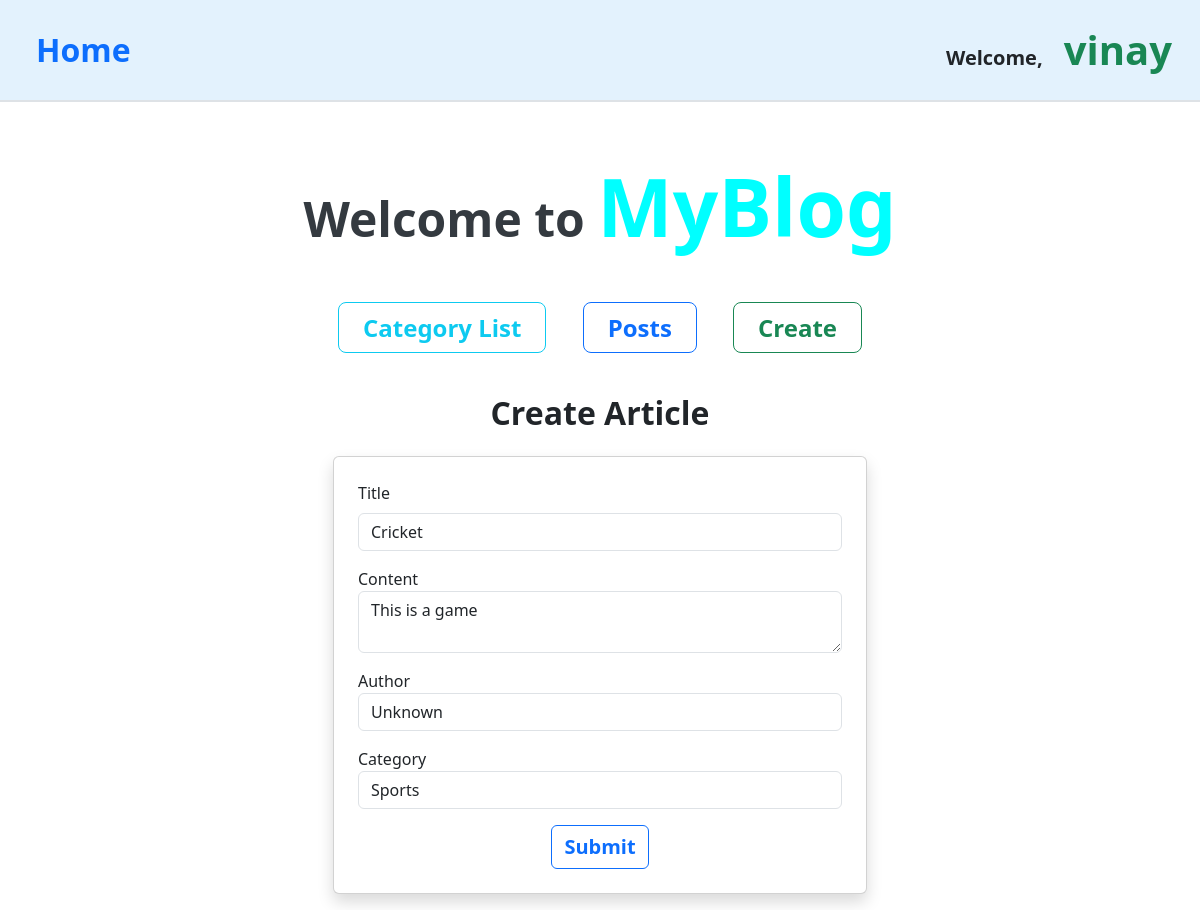
The page /articles/art_upd/31/ (signed in) on the database its author committed.
### articles/models.py (models this page shows, shortened)
class Article(models.Model):
    title=models.CharField(max_length=50)
    content=models.TextField()
    author=models.ForeignKey(Author,on_delete=models.CASCADE)
    category=models.ForeignKey(Category,on_delete=models.SET_NULL,null=True)
    created_at=models.DateTimeField(auto_now_add=True)

class Author(models.Model):
    author_name=models.CharField(max_length=20)
    country=models.CharField(max_length=15)
    def __str__(self):
        return self.author_name

class Category(models.Model):
    Category_name=models.CharField(max_length=50,unique=True)
    def __str__(self):
        return self.Category_name

### articles/views.py (the view, shortened to what this page needs)
# urls.py: path("art_upd/<int:id>/",article_update_view,name='article_update_view'),
def article_update_view(request,id):
    if not request.user.is_authenticated:
        return redirect("signup")
    article=Article.objects.get(id=id)
    return render(request,'article_create.html',{'val':article})

### templates/article_create.html (shortened to what this page needs)
{% extends 'home.html' %}
{% load static %}
    {% block content %}
    <h3 class="text-center fw-bold fs-2 m-4">Create Article</h3>
    <div class="container w-50 mb-3">
        <div class="card shadow p-4">
            <form action="" method="POST">
                <div class="mb-3">
                    <label for="" class="form-label">Title</label>
                    <input type="text" name="title" id="title" value="{{val.title}}" placeholder="Enter title" class="form-control" required>
                </div>
                <div class="mb-3">
                    <label for="">Content</label>
                    <textarea name="content" id="content" rows="2"  placeholder="Enter content" class="form-control" required>{{val.content}}</textarea>
                </div>
                <div class="mb-3">
                    <label for="">Author</label>
                    <input type="text" name="author" id="author" value="{{val.author}}" placeholder="Enter author" class="form-control" required>
                </div>
                <div class="mb-3">
                    <label for="">Category</label>
                    <input type="text" name="category" id="category" value="{{val.category}}" placeholder="Enter category" class="form-control" required>
                </div>
                <div class="text-center">
                    <input type="submit" value="Submit" class="btn btn-outline-primary fw-bold fs-5">
                </div>
            </form>
        </div>
    </div>
    {% endblock content %}

### templates/home.html (shortened to what this page needs)
{% load static %}
<!DOCTYPE html>
<html lang="en">
<head>
    <link rel="stylesheet" href="{% static 'css/Myblog.css' %}">
    <link href="https://cdn.jsdelivr.net/npm/bootstrap@5.3.5/dist/css/bootstrap.min.css" rel="stylesheet">
</head>
<body>
    <div class="navbar-custom container-fluid  d-flex justify-content-between align-items-center">
        <div>
            <a href="{% url 'home' %}" class="fw-bold text-decoration-none fs-2 ms-4" aria-label="Go to Home">Home</a>
        </div>
        <div>
            {% if user.is_authenticated %}
                <span class="welcome-text fw-bold fs-5">
                    Welcome,
                    <a href="{% url 'view_profile' %}" class="fw-bold text-success text-decoration-none fs-1 m-3">
                        {{ user.username }}
                    </a>
                </span>
            {% else %}
                <a href="{% url 'login' %}" class="fw-bold text-decoration-none me-3 fs-5">Login</a>
                <a href="{% url 'signup' %}" class="fw-bold text-decoration-none fs-5">Sign Up</a>
            {% endif %}
        </div>
    </div>
    <h1 class="floating text-center my-4 hero-heading fw-bold">Welcome to <span class="myblog"> MyBlog</span></h1>
    <div class="text-center nav-links mb-5">
        <a href="{% url 'category_list_view' %}" class="text-decoration-none text-info border border-info fw-bold">Category List</a>
        <a href="{% url 'article_list_views' %}" class="text-decoration-none text-primary border border-primary fw-bold">Posts</a>
        <a href="{% url 'article_create_view' %}" class="text-decoration-none text-success border border-success fw-bold">Create</a>
    </div>
    <div class="container">
        {% block content %}
        {% endblock content %}
    </div>
</body>
</html>

### static/css/Myblog.css (style rules this page uses)
.navbar-custom ,footer { background-color: #e3f2fd; padding: 20px 20px; border-bottom: 2px solid #dee2e6; }
.navbar-custom a { color: #0d6efd; transition: color 0.3s ease; }
.hero-heading { font-size: 3rem; color: #343a40; }
.nav-links a { font-size: 1.5rem; padding: 0.5rem 1.5rem; margin: 0 1rem; border-radius: 8px; transition: background-color 0.3s, color 0.3s; }
.floating { padding: 2rem; animation: float 2s ease-in-out infinite; }
.myblog { font-weight: bold; font-size: 5rem; color: cyan; animation: gradient_colors 10s linear infinite; }

### rows shown on the page
Article: title "Cricket", content "This is a game", author "Unknown", category "Sports"

### other values the page prints
{{ user.username }} "vinay"
